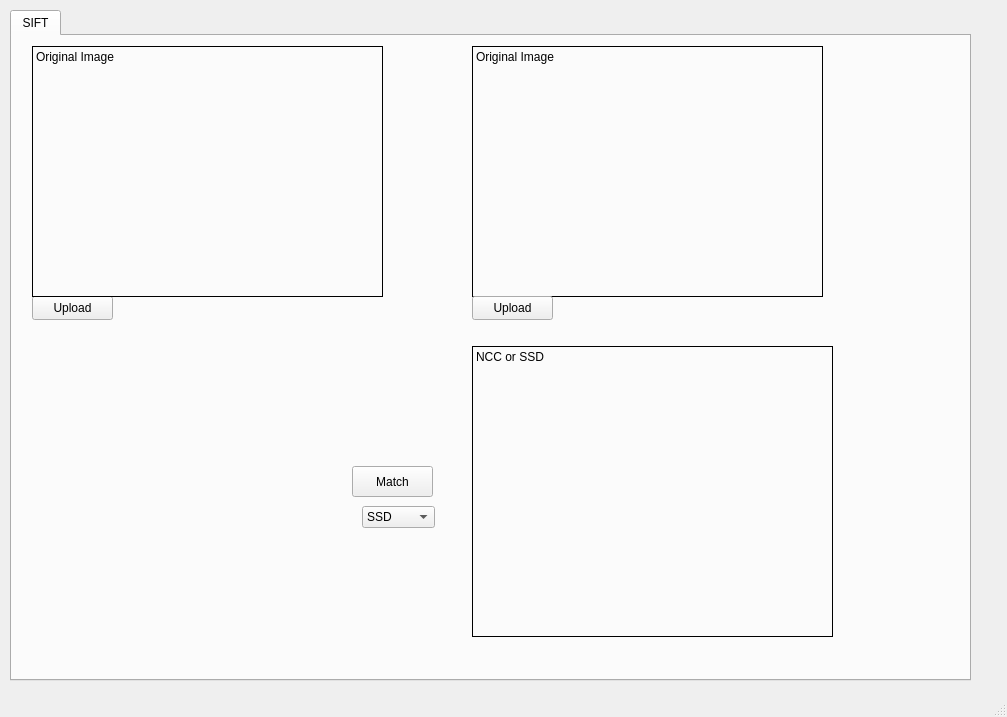
<?xml version="1.0" encoding="UTF-8"?>
<ui version="4.0">
 <class>MainWindow</class>
 <widget class="QMainWindow" name="MainWindow">
  <property name="geometry">
   <rect>
    <x>0</x>
    <y>0</y>
    <width>1007</width>
    <height>717</height>
   </rect>
  </property>
  <property name="windowTitle">
   <string>MainWindow</string>
  </property>
  <widget class="QWidget" name="centralwidget">
   <widget class="QTabWidget" name="tabWidget">
    <property name="geometry">
     <rect>
      <x>10</x>
      <y>10</y>
      <width>961</width>
      <height>671</height>
     </rect>
    </property>
    <property name="currentIndex">
     <number>0</number>
    </property>
    <widget class="QWidget" name="SIFT">
     <attribute name="title">
      <string>SIFT</string>
     </attribute>
     <widget class="QLabel" name="output_ncc">
      <property name="geometry">
       <rect>
        <x>460</x>
        <y>310</y>
        <width>361</width>
        <height>291</height>
       </rect>
      </property>
      <property name="frameShape">
       <enum>QFrame::Box</enum>
      </property>
      <property name="text">
       <string>NCC or SSD</string>
      </property>
      <property name="alignment">
       <set>Qt::AlignLeading|Qt::AlignLeft|Qt::AlignTop</set>
      </property>
     </widget>
     <widget class="QPushButton" name="NCC_button">
      <property name="geometry">
       <rect>
        <x>340</x>
        <y>430</y>
        <width>81</width>
        <height>31</height>
       </rect>
      </property>
      <property name="text">
       <string>Match</string>
      </property>
     </widget>
     <widget class="QPushButton" name="load_original_image">
      <property name="geometry">
       <rect>
        <x>20</x>
        <y>260</y>
        <width>81</width>
        <height>24</height>
       </rect>
      </property>
      <property name="text">
       <string>Upload</string>
      </property>
     </widget>
     <widget class="QLabel" name="original_image">
      <property name="geometry">
       <rect>
        <x>20</x>
        <y>10</y>
        <width>351</width>
        <height>251</height>
       </rect>
      </property>
      <property name="frameShape">
       <enum>QFrame::Box</enum>
      </property>
      <property name="text">
       <string>Original Image</string>
      </property>
      <property name="alignment">
       <set>Qt::AlignLeading|Qt::AlignLeft|Qt::AlignTop</set>
      </property>
     </widget>
     <widget class="QLabel" name="original_image_2">
      <property name="geometry">
       <rect>
        <x>460</x>
        <y>10</y>
        <width>351</width>
        <height>251</height>
       </rect>
      </property>
      <property name="frameShape">
       <enum>QFrame::Box</enum>
      </property>
      <property name="text">
       <string>Original Image</string>
      </property>
      <property name="alignment">
       <set>Qt::AlignLeading|Qt::AlignLeft|Qt::AlignTop</set>
      </property>
     </widget>
     <widget class="QPushButton" name="load_original_image_2">
      <property name="geometry">
       <rect>
        <x>460</x>
        <y>260</y>
        <width>81</width>
        <height>24</height>
       </rect>
      </property>
      <property name="text">
       <string>Upload</string>
      </property>
     </widget>
     <widget class="QComboBox" name="comboBox">
      <property name="geometry">
       <rect>
        <x>350</x>
        <y>470</y>
        <width>73</width>
        <height>22</height>
       </rect>
      </property>
      <item>
       <property name="text">
        <string>SSD</string>
       </property>
      </item>
      <item>
       <property name="text">
        <string>NCC</string>
       </property>
      </item>
     </widget>
    </widget>
   </widget>
  </widget>
  <widget class="QMenuBar" name="menubar">
   <property name="geometry">
    <rect>
     <x>0</x>
     <y>0</y>
     <width>1007</width>
     <height>26</height>
    </rect>
   </property>
  </widget>
  <widget class="QStatusBar" name="statusbar"/>
 </widget>
 <resources/>
 <connections/>
</ui>
